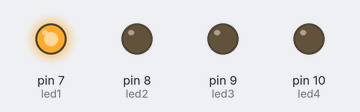
This sketch was run on a simulated Arduino Uno, built with avr-gcc and run on an emulated ATmega328P. Shown: output pins drawn as LEDs (lit = HIGH).

Above: at 0.1 s.
At 0.7 s:
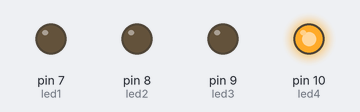
At 1.3 s:
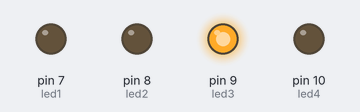
At 2.7 s:
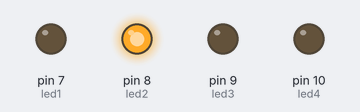
Timing chart, 0 to 3.0 s (numbered marks = the images above):
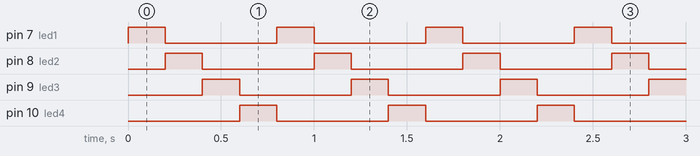

Measured:
- by itself, pin 7 (led1), pin 8 (led2), pin 9 (led3), pin 10 (led4): alternates HIGH for 0.20 s and LOW for 0.60 s
- by itself, everything shown: repeats every 0.80 s, in 4 steps

The sketch:

4_Barrido.ino
```cpp
int led1 =7;
int led2 =8;
int led3 =9;
int led4 =10;


void setup() {
  pinMode(led1,OUTPUT);
  pinMode(led2,OUTPUT);
  pinMode(led3,OUTPUT);
  pinMode(led4,OUTPUT);
}

void loop() {

  digitalWrite(led1, HIGH);
  delay(200);
  digitalWrite(led1, LOW);
  digitalWrite(led2, HIGH);
  delay(200);
  digitalWrite(led2, LOW);
  digitalWrite(led3, HIGH);
  delay(200);
  digitalWrite(led3, LOW);
  digitalWrite(led4, HIGH);
  delay(200);
  digitalWrite(led4, LOW);

}
```
